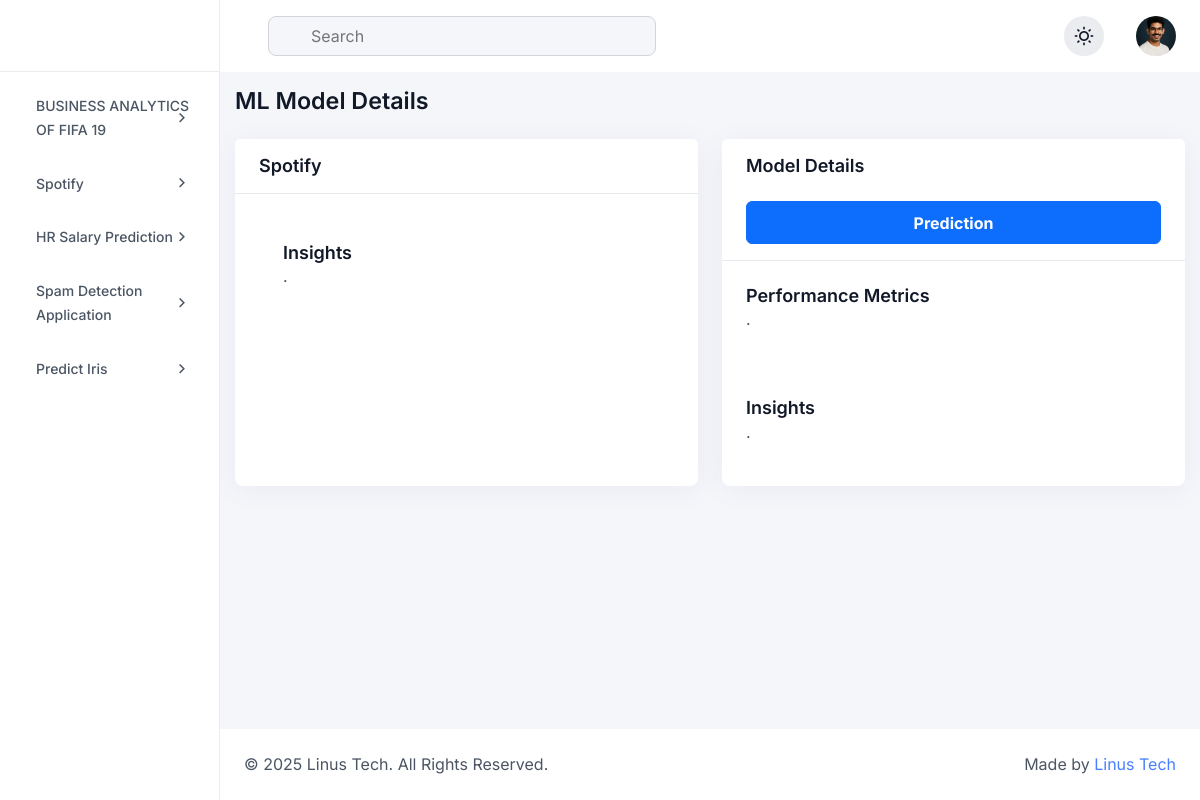
The app's page /dsa/mlmodel/5/ with its own data.
### analytics/models.py (models this page shows, shortened)
class DataScienceProject(models.Model):
    title = models.CharField(max_length=200, help_text="Title of the project")
    image = models.ImageField(upload_to='Datascience/')
    description = models.TextField(help_text="Brief description of the project")
    dataset_name = models.CharField(max_length=200, help_text="Name of the dataset used")
    popularity = models.PositiveIntegerField(default=0, help_text="Popularity of the project")
    dataset_description = models.TextField(help_text="Details about the dataset")
    dataset_source = models.URLField(blank=True, help_text="URL link to the dataset, if available")
    date_created = models.DateTimeField(auto_now_add=True)
    last_updated = models.DateTimeField(auto_now=True)
    slug = models.SlugField(unique=True, max_length=255)

class MLModel(models.Model):
    project = models.ForeignKey(DataScienceProject, on_delete=models.CASCADE, related_name='ml_models')
    model_name = models.CharField(max_length=200, help_text="Name of the ML model used")
    popularity = models.PositiveIntegerField(default=0, help_text="Popularity of the project")
    img = models.ImageField(upload_to='ML/',blank=True)
    training_details = models.URLField(
        help_text="Add url of Prediction Url",
        null=True,
        blank=True
    )
    evaluation_metrics = models.TextField(help_text="Evaluation metrics for the model")
    insights = models.TextField(help_text="Key insights from the ML model")

### analytics/views.py (the view)
# urls.py: path('mlmodel/<int:model_id>/', views.mlmodel_detail, name='mlmodel_detail'),  # MLModel detail view
def mlmodel_detail(request, model_id):
    projects = DataScienceProject.objects.all()
    eda_list = EDA.objects.all()
    ml_models = MLModel.objects.all()
    """View to display details of a specific ML model."""
    ml_model = get_object_or_404(MLModel, id=model_id)
    project = ml_model.project  # Get the associated project
    eda_lists = EDA.objects.filter(project=project)  # EDAs related to the same project
    related_ml_models = MLModel.objects.filter(project=project).exclude(id=model_id)  # Other ML models in the project
    dashboard_metrics = DashboardMetric.objects.filter(project=project)  # Metrics for the project
    context = {
        'ml_model': ml_model,  # Specific ML model
        'project': project,  # Associated project
        'eda_list': eda_list,  # Related EDAs
        'related_ml_models': related_ml_models,  # Other ML models in the same project
        'dashboard_metrics': dashboard_metrics,  # Dashboard metrics
        'projects': projects,
        'eda_lists': eda_list,
        'ml_models': ml_models,
    }
    return render(request, 'dashboard/mlmodel_detail.html', context)

### templates/dashboard/mlmodel_detail.html (shortened to what this page needs)
{% extends 'dashboard/base.html' %}
{% load static %}
{% block content %}
<div class="dashboard-main-body">
    <div class="d-flex flex-wrap align-items-center justify-content-between gap-3 mb-24">
        <h6 class="fw-semibold mb-0">ML Model Details</h6>
    </div>
        <div class="row gy-4">
            <div class="col-md-6">
                <div class="card h-100 p-0">
                    <div class="card-header border-bottom bg-base py-16 px-24">
                        <h6 class="text-lg fw-semibold mb-0">{{ ml_model.project.title }}</h6>
                    </div>
                    <div class="card-body p-24">
                        {% if ml_model.img %}
                            <img src="{{ ml_model.img.url }}" alt="ML Model Image" class="img-fluid rounded shadow" style="max-height: 400px;">
                        {% else %}
                         <div class="card-body p-24">
                        <div id="modelPerformanceChart" class="">
                            <h6 class="text-lg fw-semibold mb-0"> Insights</h6>
                            <p>{{ ml_model.insights }}</p>
                        </div>
                    </div>
                        {% endif %}
                    </div>
                </div>
            </div>
            <div class="col-md-6">
                <div class="card h-100 p-0">
                    <div class="card-header border-bottom bg-base py-16 px-24">
                        <h6 class="text-lg fw-semibold mb-0">Model Details</h6>
<button type="button" class="btn btn-primary px-12 w-100 mt-24 pb-8" onclick="window.location.href='{% url 'predict_salary' %}'">
    <strong>Prediction</strong>
</button>
                    </div>
                    <div class="card-body p-24">
                        <div id="modelPerformanceChart" class="">
                            <h6 class="text-lg fw-semibold mb-0">Performance Metrics</h6>
                            <p>{{ ml_model.evaluation_metrics }}</p>
                        </div>
                    </div>
                    <div class="card-body p-24">
                        <div id="modelPerformanceChart" class="">
                            <h6 class="text-lg fw-semibold mb-0"> Insights</h6>
                            <p>{{ ml_model.insights }}</p>
                        </div>
                    </div>
                </div>
            </div>
        </div>
</div>
{% endblock %}

### templates/dashboard/base.html (shortened to what this page needs)
{% load static %}
{% load i18n %}
<!DOCTYPE html>
<html lang="en" data-theme="light">
<head>
  <link rel="stylesheet" href="{% static 'assets/css/remixicon.css' %}">
  <link rel="stylesheet" href="{% static 'assets/css/lib/bootstrap.min.css' %}">
  <link rel="stylesheet" href="{% static 'assets/css/lib/apexcharts.css' %}">
  <link rel="stylesheet" href="{% static 'assets/css/lib/dataTables.min.css' %}">
  <link rel="stylesheet" href="{% static 'assets/css/lib/editor-katex.min.css' %}">
  <link rel="stylesheet" href="{% static 'assets/css/lib/editor.atom-one-dark.min.css' %}">
  <link rel="stylesheet" href="{% static 'assets/css/lib/editor.quill.snow.css' %}">
  <link rel="stylesheet" href="{% static 'assets/css/lib/flatpickr.min.css' %}">
  <link rel="stylesheet" href="{% static 'assets/css/lib/full-calendar.css' %}">
  <link rel="stylesheet" href="{% static 'assets/css/lib/jquery-jvectormap-2.0.5.css' %}">
  <link rel="stylesheet" href="{% static 'assets/css/lib/magnific-popup.css' %}">
  <link rel="stylesheet" href="{% static 'assets/css/lib/slick.css' %}">
  <link rel="stylesheet" href="{% static 'assets/css/lib/prism.css' %}">
  <link rel="stylesheet" href="{% static 'assets/css/lib/file-upload.css' %}">
  <link rel="stylesheet" href="{% static 'assets/css/lib/audioplayer.css' %}">
  <link rel="stylesheet" href="{% static 'assets/css/style.css' %}">
</head>
<body>
<aside class="sidebar">
  <div>
    <a href="" class="sidebar-logo">
    </a>
  </div>
  <div class="sidebar-menu-area">
    <ul class="sidebar-menu" id="sidebar-menu">
         {% for project in projects %}
      <li class="dropdown">
        <a href="{% url 'project_detail' slug=project.slug %}" style="margin-bottom:10px;">
  <span>{{ project.title }}</span>
  </a>
{% endfor %}
        </ul>
  </div>
</aside>
<main class="dashboard-main">
  <div class="navbar-header">
  <div class="row align-items-center justify-content-between">
    <div class="col-auto">
      <div class="d-flex flex-wrap align-items-center gap-4">
        <form class="navbar-search">
          <input type="text" name="search" placeholder="Search">
        </form>
      </div>
    </div>
    <div class="col-auto">
      <div class="d-flex flex-wrap align-items-center gap-3">
        <button type="button" data-theme-toggle class="w-40-px h-40-px bg-neutral-200 rounded-circle d-flex justify-content-center align-items-center"></button>
        <div class="dropdown">
          <button class="d-flex justify-content-center align-items-center rounded-circle" type="button" data-bs-toggle="dropdown">
            <img src="{% static 'sunil.png' %}" alt="image" class="w-40-px h-40-px object-fit-cover rounded-circle">
          </button>
        </div>
      </div>
    </div>
  </div>
</div>
{% block content %}
    {% endblock %}
  <footer class="d-footer">
  <div class="row align-items-center justify-content-between">
    <div class="col-auto">
      <p class="mb-0">© 2025 Linus Tech. All Rights Reserved.</p>
    </div>
    <div class="col-auto">
      <p class="mb-0">Made by <span class="text-primary-600">Linus Tech</span></p>
    </div>
  </div>
</footer>
</main>
</body>
</html>

### records on screen
DataScienceProject: title "BUSINESS ANALYTICS OF FIFA 19"
DataScienceProject: title "Spotify"
DataScienceProject: title "HR Salary Prediction"
DataScienceProject: title "Spam Detection Application"
DataScienceProject: title "Predict Iris"
MLModel: project "Spotify", insights ".", evaluation_metrics "."
